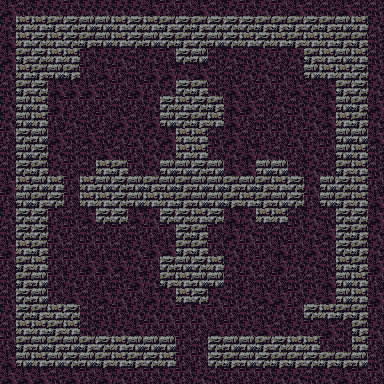

Tiled map render using the project's own tile images. Description and the whole map definition, tile-layer contents included, below:
An orthogonal 24x24 tile map with 16x16 px tiles, 1 tile layer (tile) and 63 objects (6x fakewall1, crumblingwall1).

<map version="1.0" tiledversion="1.1.2" orientation="orthogonal" renderorder="right-down" width="24" height="24" tilewidth="16" tileheight="16" infinite="0" nextobjectid="75">
 <tileset firstgid="1" source="tileset.tsx" />
 <layer name="tile" width="24" height="24">
  <data encoding="csv">
8,9,7,7,6,7,7,7,7,8,6,6,8,9,7,6,7,6,8,9,9,8,9,9,
7,3,3,4,2,5,5,3,2,3,4,2,4,2,2,2,4,4,4,2,4,5,3,7,
8,3,2,3,2,4,5,3,2,5,2,4,2,5,2,3,2,3,4,3,3,4,4,9,
8,4,2,3,3,6,7,7,9,7,6,2,5,9,7,9,7,6,7,4,3,5,3,9,
7,3,4,5,4,6,8,6,9,8,8,7,8,9,9,7,7,9,9,5,3,3,2,7,
9,4,2,8,8,8,9,6,8,6,7,2,4,9,8,9,6,6,8,9,8,4,2,7,
7,5,3,8,6,6,6,9,6,7,2,3,2,4,8,8,9,7,9,7,8,5,4,8,
7,5,3,6,7,9,6,8,9,8,5,2,4,3,8,6,9,9,6,7,8,3,4,7,
6,2,5,8,9,8,9,7,7,7,8,3,3,9,8,9,6,6,7,6,9,5,5,8,
9,5,2,7,9,9,8,9,6,7,7,3,3,6,7,8,7,9,6,7,6,5,3,9,
9,2,4,7,6,9,3,4,6,7,5,5,2,5,8,8,5,5,9,7,9,4,3,9,
8,3,5,3,6,3,5,2,5,4,5,4,5,5,4,5,4,3,2,7,5,2,3,6,
6,5,4,2,6,3,3,2,5,3,3,4,5,5,4,3,4,5,2,6,5,4,3,8,
7,2,2,6,9,8,2,2,8,7,2,2,3,2,8,7,3,3,9,7,9,2,2,8,
9,2,2,7,6,9,9,6,9,6,6,2,4,6,8,7,9,9,6,7,8,2,4,7,
8,3,4,6,9,6,6,9,7,8,8,4,4,6,7,6,6,8,6,8,9,2,4,7,
6,4,3,6,6,8,8,8,7,6,2,5,2,3,7,7,6,8,7,7,9,3,4,8,
9,4,5,6,7,6,6,9,8,7,4,3,5,5,9,6,9,6,9,9,8,5,3,6,
9,2,5,6,8,9,8,7,6,8,7,3,2,7,9,7,8,8,6,7,8,5,3,8,
7,2,4,3,2,9,9,6,7,7,7,6,7,6,6,9,9,7,6,2,3,4,4,6,
9,3,3,4,3,9,7,7,8,6,6,6,6,8,6,7,8,9,7,6,8,9,4,7,
6,4,5,4,5,4,2,3,5,5,5,6,9,2,5,5,4,2,3,3,6,9,3,6,
8,5,3,5,2,5,4,3,4,2,3,6,6,2,4,5,2,4,4,2,4,4,5,9,
8,8,8,9,8,6,8,7,6,6,7,6,7,9,6,6,6,7,7,9,7,8,6,6
</data>
 </layer>
 <objectgroup name="furniture">
  <object id="1" gid="10" x="176" y="368" width="16" height="16" />
  <object id="2" gid="10" x="192" y="368" width="16" height="16" />
  <object id="3" gid="51" x="144" y="224" width="16" height="16">
   <properties>
    <property name="activationtarget" value="[[4,12]]" />
   </properties>
  </object>
  <object id="4" gid="51" x="160" y="240" width="16" height="16">
   <properties>
    <property name="activationtarget" value="[[4,11]]" />
   </properties>
  </object>
  <object id="5" gid="51" x="144" y="176" width="16" height="16">
   <properties>
    <property name="activationtarget" value="[[12,4]]" />
   </properties>
  </object>
  <object id="6" gid="51" x="160" y="160" width="16" height="16">
   <properties>
    <property name="activationtarget" value="[[19,11]]" />
   </properties>
  </object>
  <object id="7" gid="51" x="208" y="160" width="16" height="16">
   <properties>
    <property name="activationtarget" value="[[19,20]]" />
   </properties>
  </object>
  <object id="8" gid="51" x="224" y="176" width="16" height="16" />
  <object id="9" gid="51" x="224" y="224" width="16" height="16">
   <properties>
    <property name="activationtarget" value="[[11,4]]" />
   </properties>
  </object>
  <object id="10" gid="51" x="208" y="240" width="16" height="16">
   <properties>
    <property name="activationtarget" value="[[19,12]]" />
   </properties>
  </object>
  <object id="11" gid="65" x="64" y="224" width="16" height="16" />
  <object id="14" gid="65" x="64" y="288" width="16" height="16" />
  <object id="15" gid="65" x="160" y="80" width="16" height="16" />
  <object id="16" gid="65" x="112" y="160" width="16" height="16" />
  <object id="17" gid="52" x="128" y="80" width="16" height="16" />
  <object id="18" gid="52" x="144" y="96" width="16" height="16" />
  <object id="19" gid="52" x="80" y="288" width="16" height="16" />
  <object id="20" gid="52" x="112" y="240" width="16" height="16" />
  <object id="22" gid="52" x="144" y="288" width="16" height="16" />
  <object id="24" gid="65" x="192" y="336" width="16" height="16" />
  <object id="26" gid="65" x="240" y="288" width="16" height="16" />
  <object id="27" gid="65" x="288" y="272" width="16" height="16" />
  <object id="28" gid="65" x="288" y="96" width="16" height="16" />
  <object id="29" gid="52" x="272" y="96" width="16" height="16" />
  <object id="31" gid="52" x="272" y="288" width="16" height="16" />
  <object id="32" gid="52" x="256" y="272" width="16" height="16" />
  <object id="33" gid="52" x="240" y="256" width="16" height="16" />
  <object id="34" gid="52" x="256" y="112" width="16" height="16" />
  <object id="36" gid="52" x="64" y="128" width="16" height="16" />
  <object id="37" gid="52" x="288" y="128" width="16" height="16" />
  <object id="38" gid="52" x="80" y="144" width="16" height="16" />
  <object id="39" gid="52" x="112" y="272" width="16" height="16" />
  <object id="42" gid="52" x="304" y="240" width="16" height="16" />
  <object id="43" gid="52" x="224" y="96" width="16" height="16" />
  <object id="44" gid="68" x="336" y="352" width="16" height="16" />
  <object id="46" type="fakewall1" gid="3" x="64" y="208" width="16" height="16" />
  <object id="47" type="fakewall1" gid="3" x="64" y="192" width="16" height="16" />
  <object id="48" type="fakewall1" gid="3" x="176" y="80" width="16" height="16" />
  <object id="49" type="crumblingwall1" gid="3" x="192" y="80" width="16" height="16" />
  <object id="50" type="fakewall1" gid="3" x="304" y="208" width="16" height="16" />
  <object id="51" type="fakewall1" gid="3" x="304" y="192" width="16" height="16" />
  <object id="52" type="fakewall1" gid="3" x="304" y="336" width="16" height="16" />
  <object id="60" gid="73" x="48" y="96" width="16" height="16" />
  <object id="61" gid="73" x="96" y="64" width="16" height="16" />
  <object id="62" gid="73" x="256" y="160" width="16" height="16" />
  <object id="63" gid="73" x="320" y="144" width="16" height="16" />
  <object id="64" gid="73" x="256" y="336" width="16" height="16" />
  <object id="65" gid="73" x="160" y="256" width="16" height="16" />
  <object id="66" gid="88" x="320" y="304" width="16" height="16" />
  <object id="67" gid="73" x="320" y="176" width="16" height="16" />
  <object id="68" gid="89" x="48" y="160" width="16" height="16" />
  <object id="69" gid="89" x="96" y="96" width="16" height="16" />
  <object id="70" gid="89" x="96" y="336" width="16" height="16" />
  <object id="71" gid="89" x="48" y="256" width="16" height="16" />
  <object id="72" gid="89" x="256" y="64" width="16" height="16" />
  <object id="73" gid="89" x="288" y="64" width="16" height="16" />
  <object id="74" gid="88" x="288" y="64" width="16" height="16" />
 </objectgroup>
 <objectgroup name="item">
  <object id="57" gid="222" x="336" y="352" width="16" height="16" />
 </objectgroup>
 <objectgroup name="creature">
  <object id="53" gid="247" x="128" y="128" width="16" height="16" />
  <object id="54" gid="247" x="288" y="112" width="16" height="16" />
  <object id="55" gid="247" x="272" y="256" width="16" height="16" />
  <object id="56" gid="247" x="80" y="256" width="16" height="16" />
 </objectgroup>
 <objectgroup name="description">
  <object id="59" x="288" y="48" width="16" height="16">
   <properties>
    <property name="text" value="A pile of bat shit." />
   </properties>
  </object>
 </objectgroup>
</map>
